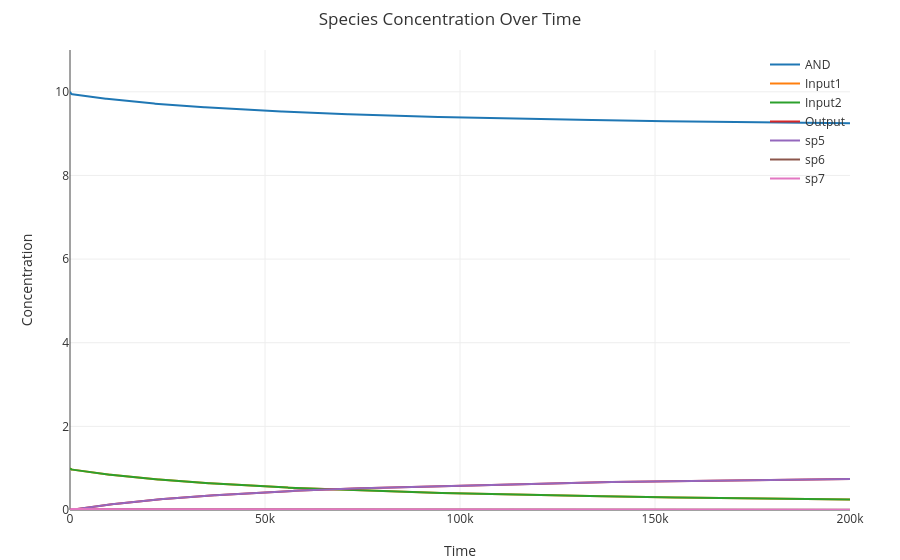

Notebook code for this chart:
### Code cell
%dsd
%reset
directive simulation {initial=0; final=200000; points=1000;}
directive simulator deterministic
def N1 = 1.0
def N2 = 1.0
def N = 10.0
def Input1() = <a^ b>
def Input2() = <c d^>
def Output() = <b c>
def AND() = {a^*}[b c]{d^*}
( N1 * Input1()
| N2 * Input2()
| 10 * AND()
| 0.0 * Output())

### Figure 1 — Plotly figure (JSON) as saved in the notebook; plotly's stock layout.template omitted (floating-point values rounded to 4 significant figures; data arrays with more than 128 entries replaced by an {"elided": "..."} marker saying what was removed)
{"data": [{"line": {"width": 2}, "mode": "lines", "name": "AND", "x": {"elided": "1001 int values"}, "y": {"elided": "1001 float values"}}, {"line": {"width": 2}, "mode": "lines", "name": "Input1", "x": {"elided": "1001 int values"}, "y": {"elided": "1001 float values"}}, {"line": {"width": 2}, "mode": "lines", "name": "Input2", "x": {"elided": "1001 int values"}, "y": {"elided": "1001 float values"}}, {"line": {"width": 2}, "mode": "lines", "name": "Output", "x": {"elided": "1001 int values"}, "y": {"elided": "1001 float values"}}, {"line": {"width": 2}, "mode": "lines", "name": "sp5", "x": {"elided": "1001 int values"}, "y": {"elided": "1001 float values"}}, {"line": {"width": 2}, "mode": "lines", "name": "sp6", "x": {"elided": "1001 int values"}, "y": {"elided": "1001 float values"}}, {"line": {"width": 2}, "mode": "lines", "name": "sp7", "x": {"elided": "1001 int values"}, "y": {"elided": "1001 float values"}}], "layout": {"font": {"color": "#333"}, "hovermode": "x unified", "legend": {"bgcolor": "rgba(0,0,0,0)", "x": 1, "xanchor": "right", "y": 1, "yanchor": "top"}, "margin": {"b": 50, "l": 70, "r": 50, "t": 50}, "paper_bgcolor": "rgba(0,0,0,0)", "plot_bgcolor": "rgba(0,0,0,0)", "title": "Species Concentration Over Time", "xaxis": {"range": [0, 200000], "showgrid": true, "title": "Time"}, "yaxis": {"range": [0, 11], "showgrid": true, "title": "Concentration"}}}
